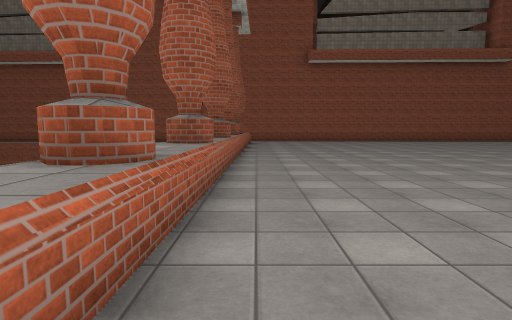
View 1 (above)

17 first-person views from a walk through a scene from a Unity 3-D project. The camera is 1.4 m above the floor, tilts 6° down and sees 80° across. The floor is counted in squares, 2 m on a side. Each view is taken from the middle of a square. On the plan, view 1 faces up. The plan holds only what a view shows up to about 10 squares ahead; the rest is blank. The place goes on beyond the plan. Surface patterns are stand-ins for the level's own textures.

View 2
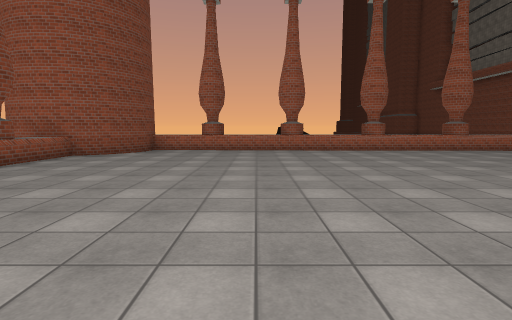

View 3
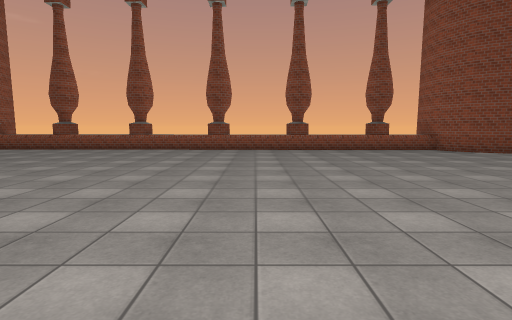

View 4
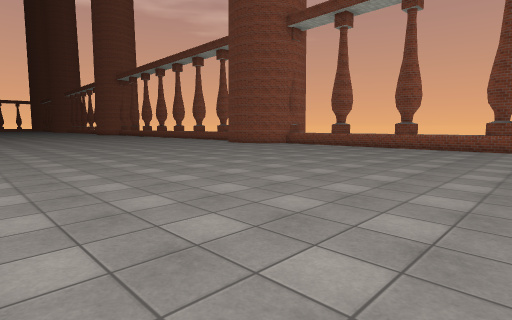

View 5
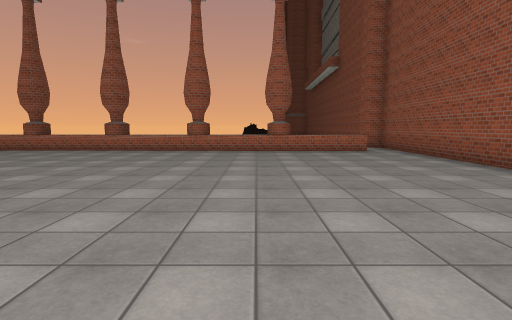

View 6
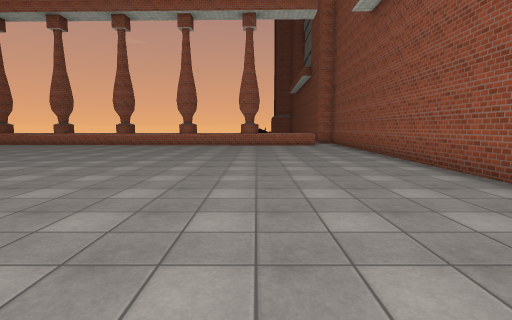

View 7
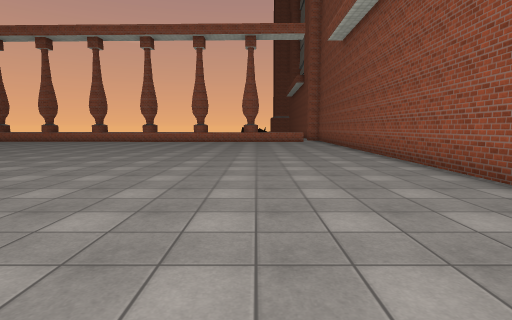

View 8
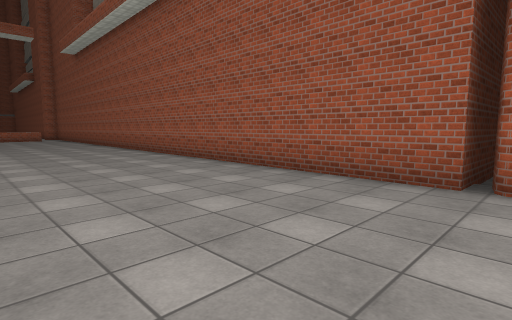

View 9
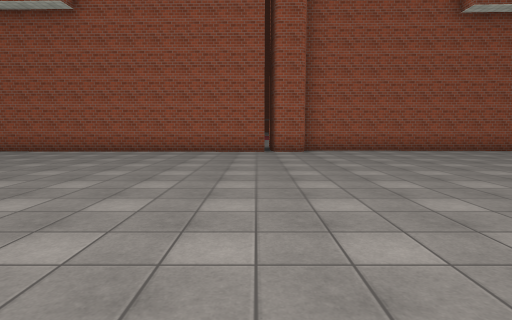

View 10
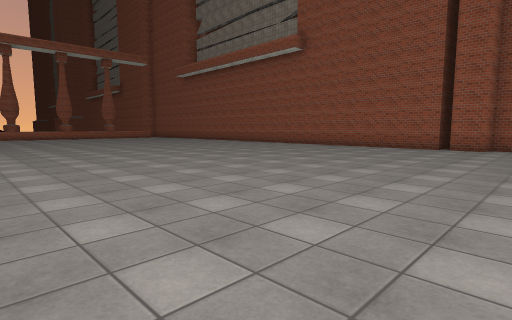

View 11
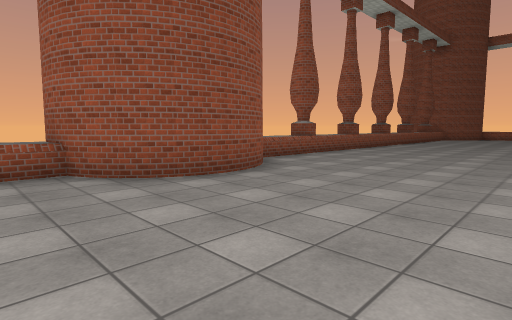

View 12
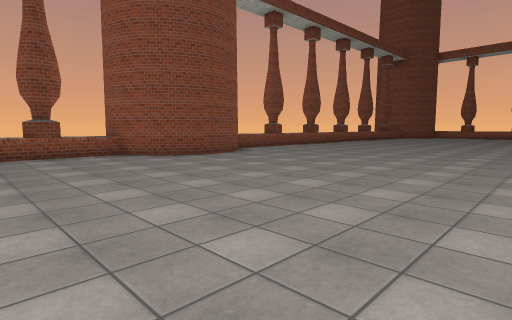

View 13
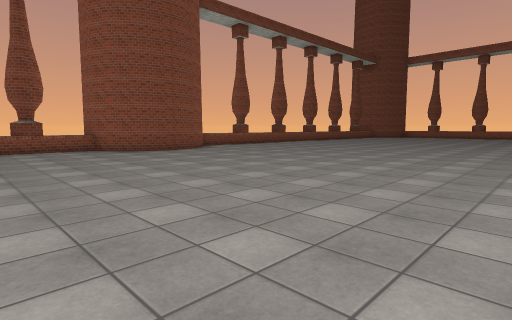

View 14
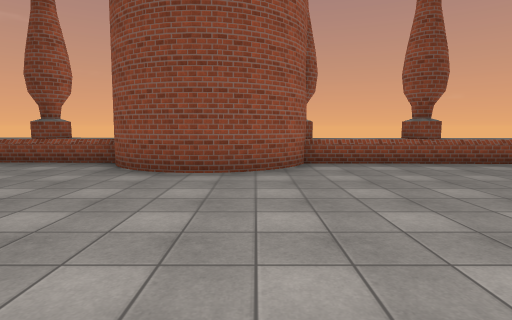

View 15
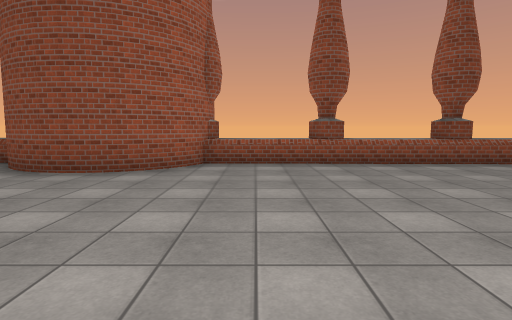

View 16
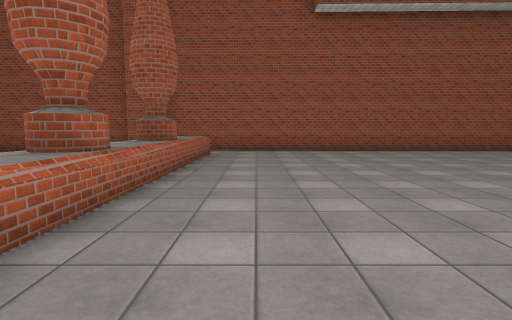

View 17
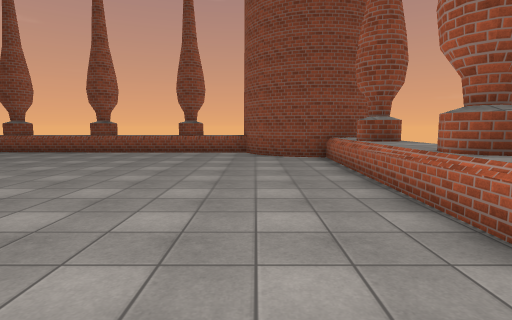

### Floor plan
Points are (right, up) in squares from view 1. A wall is a line through its corners. A room is listed if a view was taken in it or the views show most of it. See-through windows are left out.
Room 1 (views 1, 2, 3, 4, 5, 6, 7, 8, 9, 10, 11, 12, 13, 14, 15, 16, 17)
walls: (16, -4) (16.4, -3.4) (17, -2.9) (18.2, -2.6) (19.4, -3.3) (19.9, -4.2) (19.9, -4.9); (17.8, -2.7) (18.5, -2.8); (18, -2.6) (18.9, -2.9) (19.5, -3.5); (15.9, -4.5) (16.1, -3.7) (16.7, -3.1) (17.4, -2.8) (18.4, -2.7); (19.2, -3.2) (19.7, -3.8) (19.9, -4.6); (0.6, -2.6) (1.2, -3.4) (1.4, -4.1) (1.3, -4.8); (0.4, -2.5) (1, -3); (-0.4, -2.3) (0.8, -2.6) (1.3, -3.7) (1.4, -4.5) (1.2, -5.1); (-0.8, -2.2) (0, -2.3) (0.9, -2.8); (18.3, 18) (18.3, 16) (-1.5, 16.5); (23.5, 16.4) (19.5, 16.5) (19.4, 16) (18.6, 16)
low walls: (19.8, -4.1) (22.4, -4.2); (1.3, -3.7) (16, -4); (-0.3, 15.4) (-0.7, -2.3)
ways out: opening at (-1.5, 14.5); opening at (-1, 1); opening at (-1, 6); opening at (-1, 9)

Where each view was taken, in squares from view 1:
view 1: 0 up, 0 right, facing up
view 2: 1 up, 9 right, facing left
view 3: 6 up, 7 right, facing down
view 4: 7 up, 7 right, facing down-right
view 5: 12 up, 9 right, facing left
view 6: 13 up, 12 right, facing left
view 7: 13 up, 15 right, facing left
view 8: 12 up, 19 right, facing up-left
view 9: 7 up, 18 right, facing up
view 10: 5 up, 21 right, facing up-left
view 11: 1 up, 21 right, facing down-left
view 12: 4 up, 23 right, facing down-left
view 13: 6 up, 23 right, facing down-left
view 14: 2 up, 17 right, facing down
view 15: 2 up, 15 right, facing down
view 16: 7 up, 1 right, facing up
view 17: 5 up, 1 right, facing down
